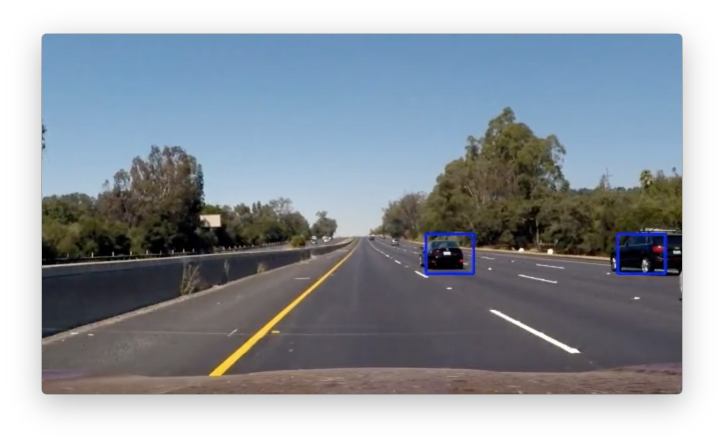
#> input picture examples/05_project.jpg, 1448 x 888 px (shown at 1/2 size)
$ python -i search_classify.py   (imports and definitions only)   (older library calls are emulated)
#> lines starting #> are read from the running program, lines starting #| are printed output that depends on the picture
### lesson_functions.py
import matplotlib.image as mpimg
import numpy as np
import cv2
from skimage.feature import hog
# Define a function to return HOG features and visualization
def get_hog_features(img, orient, pix_per_cell, cell_per_block,
                        vis=False, feature_vec=True):
    # Call with two outputs if vis==True
    if vis == True:
        features, hog_image = hog(img, orientations=orient,
                                  pixels_per_cell=(pix_per_cell, pix_per_cell),
                                  cells_per_block=(cell_per_block, cell_per_block),
                                  transform_sqrt=True,
                                  visualise=vis, feature_vector=feature_vec)
        return features, hog_image
    # Otherwise call with one output
    else:
        features = hog(img, orientations=orient,
                       pixels_per_cell=(pix_per_cell, pix_per_cell),
                       cells_per_block=(cell_per_block, cell_per_block),
                       transform_sqrt=True,
                       visualise=vis, feature_vector=feature_vec)
        return features

# Define a function to compute binned color features
def bin_spatial(img, size=(32, 32)):
    # Use cv2.resize().ravel() to create the feature vector
    features = cv2.resize(img, size).ravel()
    # Return the feature vector
    return features

# Define a function to compute color histogram features
# NEED TO CHANGE bins_range if reading .png files with mpimg!
def color_hist(img, nbins=32, bins_range=(0, 256)):
    # Compute the histogram of the color channels separately
    channel1_hist = np.histogram(img[:,:,0], bins=nbins, range=bins_range)
    channel2_hist = np.histogram(img[:,:,1], bins=nbins, range=bins_range)
    channel3_hist = np.histogram(img[:,:,2], bins=nbins, range=bins_range)
    # Concatenate the histograms into a single feature vector
    hist_features = np.concatenate((channel1_hist[0], channel2_hist[0], channel3_hist[0]))
    # Return the individual histograms, bin_centers and feature vector
    return hist_features

# Define a function to extract features from a list of images
# Have this function call bin_spatial() and color_hist()
def extract_features(imgs, color_space='RGB', spatial_size=(32, 32),
                        hist_bins=32, orient=9,
                        pix_per_cell=8, cell_per_block=2, hog_channel=0,
                        spatial_feat=True, hist_feat=True, hog_feat=True):
    # Create a list to append feature vectors to
    features = []
    # Iterate through the list of images
    for file in imgs:
        file_features = []
        # Read in each one by one
        image = mpimg.imread(file)
        # apply color conversion if other than 'RGB'
        if color_space != 'RGB':
            if color_space == 'HSV':
                feature_image = cv2.cvtColor(image, cv2.COLOR_RGB2HSV)
            elif color_space == 'LUV':
                feature_image = cv2.cvtColor(image, cv2.COLOR_RGB2LUV)
            elif color_space == 'HLS':
                feature_image = cv2.cvtColor(image, cv2.COLOR_RGB2HLS)
            elif color_space == 'YUV':
                feature_image = cv2.cvtColor(image, cv2.COLOR_RGB2YUV)
            elif color_space == 'YCrCb':
                feature_image = cv2.cvtColor(image, cv2.COLOR_RGB2YCrCb)
        else: feature_image = np.copy(image)

        if spatial_feat == True:
            spatial_features = bin_spatial(feature_image, size=spatial_size)
            file_features.append(spatial_features)
        if hist_feat == True:
            # Apply color_hist()
            hist_features = color_hist(feature_image, nbins=hist_bins)
            file_features.append(hist_features)
        if hog_feat == True:
        # Call get_hog_features() with vis=False, feature_vec=True
            if hog_channel == 'ALL':
                hog_features = []
                for channel in range(feature_image.shape[2]):
                    hog_features.append(get_hog_features(feature_image[:,:,channel],
                                        orient, pix_per_cell, cell_per_block,
                                        vis=False, feature_vec=True))
                hog_features = np.ravel(hog_features)
            else:
                hog_features = get_hog_features(feature_image[:,:,hog_channel], orient,
                            pix_per_cell, cell_per_block, vis=False, feature_vec=True)
            # Append the new feature vector to the features list
            file_features.append(hog_features)
        features.append(np.concatenate(file_features))
    # Return list of feature vectors
    return features

# Define a function that takes an image,
# start and stop positions in both x and y,
# window size (x and y dimensions),
# and overlap fraction (for both x and y)
# [51 lines left out: functions slide_window, draw_boxes, not called in this run]

### search_classify.py
import sys
import matplotlib.image as mpimg
import matplotlib.pyplot as plt
import numpy as np
import cv2
import glob
import time
from sklearn.svm import LinearSVC
from sklearn.preprocessing import StandardScaler
from skimage.feature import hog
from lesson_functions import *
# NOTE: the next import is only valid for scikit-learn version <= 0.17
# for scikit-learn >= 0.18 use:
# from sklearn.model_selection import train_test_split
from sklearn.cross_validation import train_test_split

# Define a function to extract features from a single image window
# This function is very similar to extract_features()
# just for a single image rather than list of images
def single_img_features(img, color_space='RGB', spatial_size=(32, 32),
                        hist_bins=32, orient=9,
                        pix_per_cell=8, cell_per_block=2, hog_channel=0,
                        spatial_feat=True, hist_feat=True, hog_feat=True):
    #1) Define an empty list to receive features
    img_features = []
    #2) Apply color conversion if other than 'RGB'
    if color_space != 'RGB':
        if color_space == 'HSV':
            feature_image = cv2.cvtColor(img, cv2.COLOR_RGB2HSV)
        elif color_space == 'LUV':
            feature_image = cv2.cvtColor(img, cv2.COLOR_RGB2LUV)
        elif color_space == 'HLS':
            feature_image = cv2.cvtColor(img, cv2.COLOR_RGB2HLS)
        elif color_space == 'YUV':
            feature_image = cv2.cvtColor(img, cv2.COLOR_RGB2YUV)
        elif color_space == 'YCrCb':
            feature_image = cv2.cvtColor(img, cv2.COLOR_RGB2YCrCb)
    else: feature_image = np.copy(img)
    #3) Compute spatial features if flag is set
    if spatial_feat == True:
        spatial_features = bin_spatial(feature_image, size=spatial_size)
        #4) Append features to list
        img_features.append(spatial_features)
    #5) Compute histogram features if flag is set
    if hist_feat == True:
        hist_features = color_hist(feature_image, nbins=hist_bins)
        #6) Append features to list
        img_features.append(hist_features)
    #7) Compute HOG features if flag is set
    if hog_feat == True:
        if hog_channel == 'ALL':
            hog_features = []
            for channel in range(feature_image.shape[2]):
                hog_features.extend(get_hog_features(feature_image[:,:,channel],
                                    orient, pix_per_cell, cell_per_block,
                                    vis=False, feature_vec=True))
        else:
            hog_features = get_hog_features(feature_image[:,:,hog_channel], orient,
                        pix_per_cell, cell_per_block, vis=False, feature_vec=True)
        #8) Append features to list
        img_features.append(hog_features)

    #9) Return concatenated array of features
    return np.concatenate(img_features)

# Define a function you will pass an image
# and the list of windows to be searched (output of slide_windows())
# [62 lines left out: functions search_windows, search_windows, not called in this run]


# Read in cars and notcars

cars = glob.glob('vehicles_smallset/*/*.jpeg')
notcars = glob.glob('non-vehicles_smallset/*/*.jpeg')

# Reduce the sample size because
# The quiz evaluator times out after 13s of CPU time
sample_size = 500
cars = cars[0:sample_size]
notcars = notcars[0:sample_size]

# [1 line not run here, left out]

### TODO: Tweak these parameters and see how the results change.
color_space = 'RGB' # Can be RGB, HSV, LUV, HLS, YUV, YCrCb
orient = 9  # HOG orientations
pix_per_cell = 8 # HOG pixels per cell
cell_per_block = 2 # HOG cells per block
hog_channel = 0 # Can be 0, 1, 2, or "ALL"
spatial_size = (16, 16) # Spatial binning dimensions
hist_bins = 16    # Number of histogram bins
spatial_feat = True # Spatial features on or off
hist_feat = True # Histogram features on or off
hog_feat = True # HOG features on or off
y_start_stop = [500, 700] # Min and max in y to search in slide_window()

car_features = extract_features(cars, color_space=color_space,
                        spatial_size=spatial_size, hist_bins=hist_bins,
                        orient=orient, pix_per_cell=pix_per_cell,
                        cell_per_block=cell_per_block,
                        hog_channel=hog_channel, spatial_feat=spatial_feat,
                        hist_feat=hist_feat, hog_feat=hog_feat)
notcar_features = extract_features(notcars, color_space=color_space,
                        spatial_size=spatial_size, hist_bins=hist_bins,
                        orient=orient, pix_per_cell=pix_per_cell,
                        cell_per_block=cell_per_block,
                        hog_channel=hog_channel, spatial_feat=spatial_feat,
                        hist_feat=hist_feat, hog_feat=hog_feat)

X = np.vstack((car_features, notcar_features)).astype(np.float64)
# Fit a per-column scaler
# [1 line that did not run here, left out]
# Apply the scaler to X
# [1 line that did not run here, left out]

# Define the labels vector
y = np.hstack((np.ones(len(car_features)), np.zeros(len(notcar_features))))


# Split up data into randomized training and test sets
rand_state = np.random.randint(0, 100)
# [2 lines that did not run here, left out]

# [3 lines not run here, left out]
# Use a linear SVC
svc = LinearSVC()
# Check the training time for the SVC
t=time.time()
# [1 line not run here, left out]
t2 = time.time()
# [3 lines not run here, left out]
# Check the prediction time for a single sample
t=time.time()


# [23 lines not run here, left out]

>>> import cv2
>>> picture = cv2.cvtColor(cv2.imread('examples/05_project.jpg'), cv2.COLOR_BGR2RGB)
>>> result = single_img_features(picture)
#> in bin_spatial, `features = cv2.resize(img, size).ravel()`: features = 3072 values, max 255 at index 0, min 0 at index 1560, mean 153.8
#> in single_img_features, `spatial_features = bin_spatial(feature_image, size=spatial_size)`: spatial_features has the same summary as features in bin_spatial
#> in color_hist, `hist_features = np.concatenate((channel1_hist[0], channel2_hist[0], ch..`: hist_features = 96 values, max 214129 at index 31, min 2671 at index 84, mean 40182
#> in get_hog_features, `features = hog(img, orientations=orient, pixels_per_cell=(pix_per_cell..`:
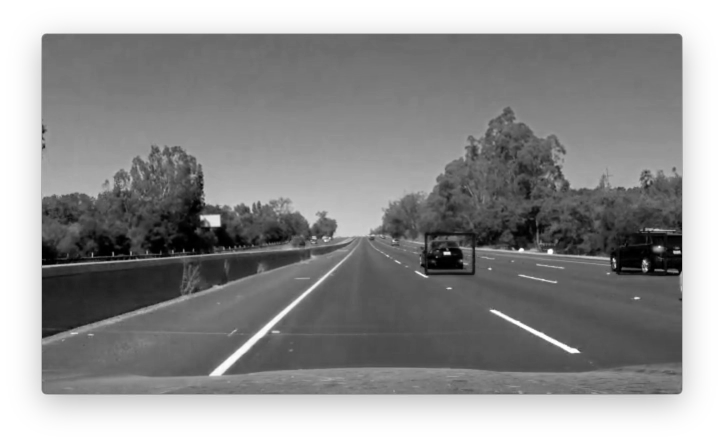
#> img: shape (888, 1448) (shown at 1/2 size); min 0, max 255, mean 145.6
